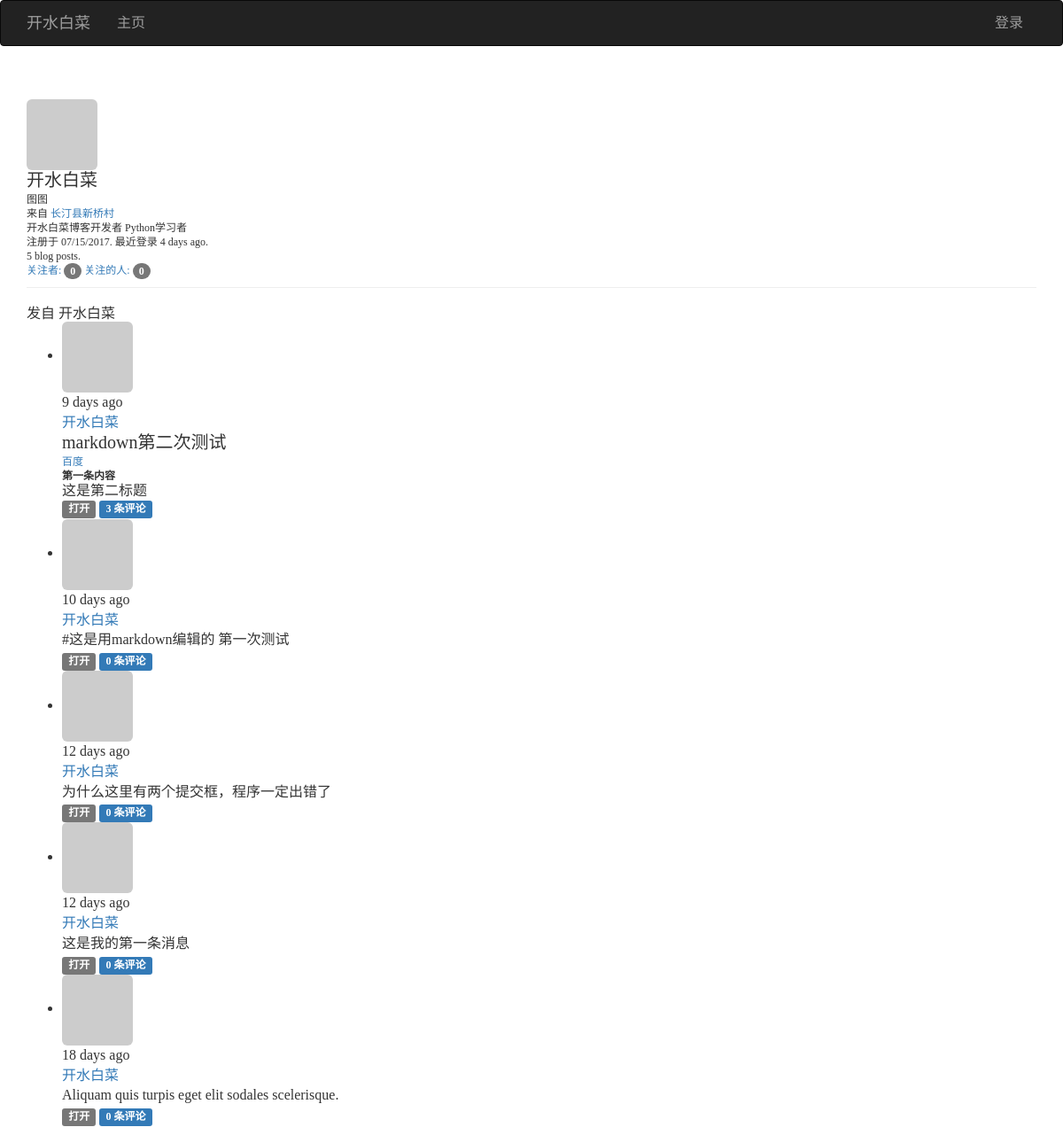
Before: /user/开水白菜 with the older database file.
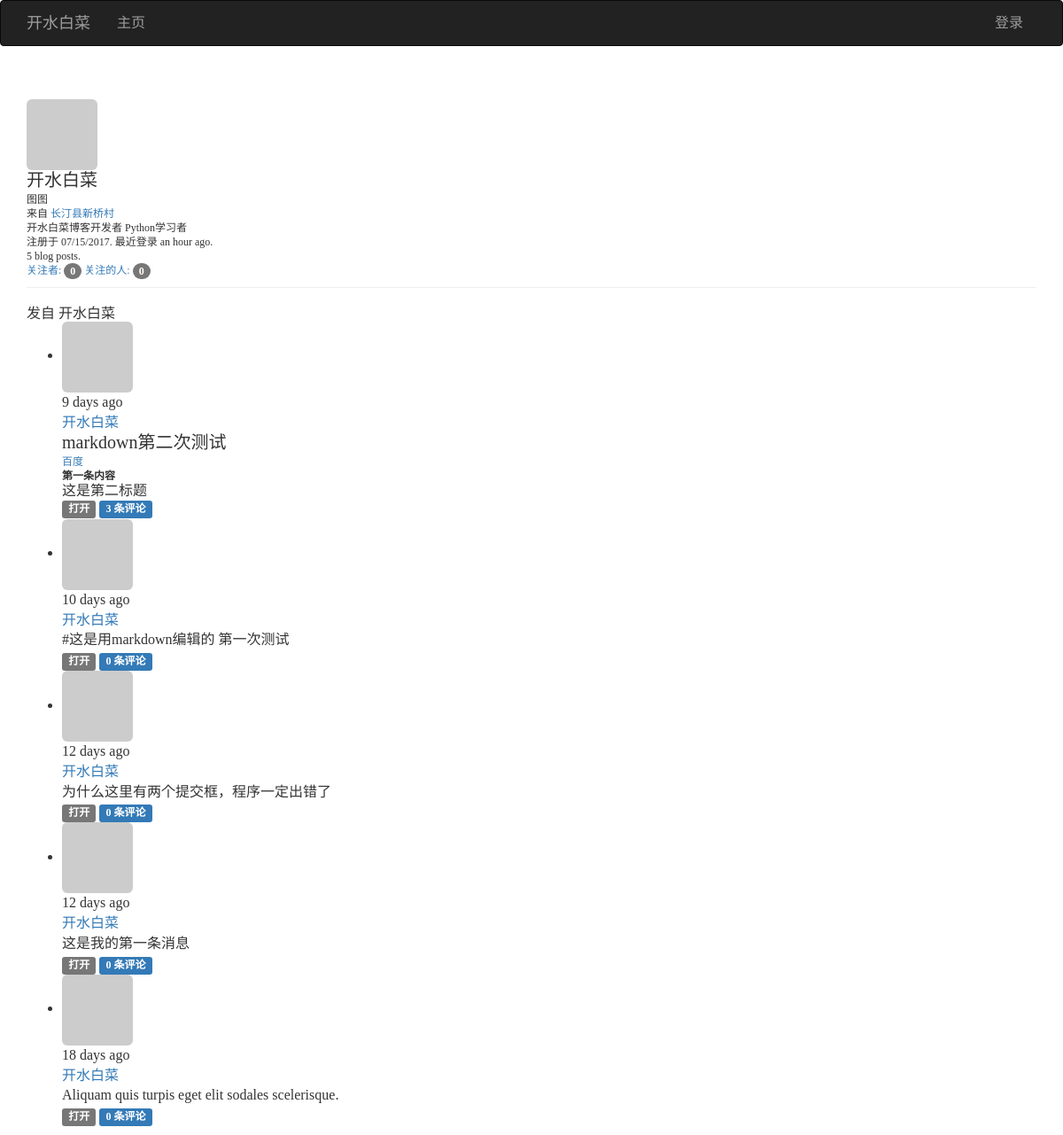
After: the same page with the newer database file.
### app/models.py (models this page shows, shortened)
class User(UserMixin, db.Model):
    __tablename__ = 'users'
    id = db.Column(db.Integer, primary_key=True)
    email = db.Column(db.String(64), unique=True, index=True)
    username = db.Column(db.String(64), unique=True, index=True)
    password_hash = db.Column(db.String(128))
    role_id = db.Column(db.Integer, db.ForeignKey('roles.id'))
    name = db.Column(db.String(64))
    location = db.Column(db.String(64))
    about_me = db.Column(db.Text())
    member_since = db.Column(db.DateTime(), default=datetime.utcnow)
    last_seen = db.Column(db.DateTime(), default=datetime.utcnow)
    password_hash = db.Column(db.String(128))
    confirmed = db.Column(db.Boolean, default=False)
    avatar_hash = db.Column(db.String(32))
    posts = db.relationship('Post', backref='author', lazy='dynamic')
    followed = db.relationship('Follow', foreign_keys=[Follow.follower_id], backref=db.backref('follower', lazy='joined'), lazy='dynamic', cascade='all, delete-orphan')
    followers = db.relationship('Follow',foreign_keys=[Follow.followed_id], backref=db.backref('followed', lazy='joined'), lazy='dynamic', cascade='all, delete-orphan')
    comments = db.relationship('Comment', backref='author', lazy='dynamic')
    @property
    def password(self):
        raise AttributeError('password is not a readable attribute')
    def gravatar(self, size=100, default='identicon', rating='g'):
        if request.is_secure:
            url = 'https://secure.gravatar.com/avatar'
        else:
            url = 'http://www.gravatar.com/avatar'
        hash = hashlib.md5(self.email.encode('utf-8')).hexdigest()
        return '{url}/{hash}?s={size}&d={default}&r={rating}'.format(url=url, hash=hash, size=size, default=default, rating=rating)

class Post(db.Model):
    __tablename__ = 'posts'
    id = db.Column(db.Integer, primary_key=True)
    body = db.Column(db.Text)
    body_html = db.Column(db.Text)
    timestamp = db.Column(db.DateTime, index=True, default=datetime.utcnow)
    author_id = db.Column(db.Integer, db.ForeignKey('users.id'))
    comments = db.relationship('Comment', backref='post', lazy='dynamic')

### app/main/views.py (the view)
@main.route('/user/<username>')
def user(username):
    user = User.query.filter_by(username=username).first_or_404()
    page = request.args.get('page', 1, type=int)
    pagination = user.posts.order_by(Post.timestamp.desc()).paginate(page, per_page=current_app.config['FLASKY_POSTS_PER_PAGE'], error_out=False)
    posts = pagination.items
    return render_template('user.html', user=user, posts=posts, pagination=pagination)

### app/auth/views.py (called while the page is built)
@auth.before_app_request
def before_request():
    if current_user.is_authenticated:
        current_user.ping()
        if not current_user.confirmed and request.endpoint and request.endpoint[:5] != 'auth.' and request.endpoint != 'static':
            return redirect(url_for('auth.unconfirmed'))

### app/main/__init__.py (called while the page is built)
@main.app_context_processor
def inject_permissions():
    return dict(Permission=Permission)

### app/models.py (called while the page is built)
    def can(self, permissions):
        return False

    def is_administrator(self):
        return False

### app/templates/user.html (shortened to what this page needs)
{% extends "base.html" %}
{% block page_content %}
<div class="page-header">
	<img class="img-rounded profile-thumbnail" src="{{ user.gravatar(size=256) }}">
	<div class="profile-header">
		<h1>{{ user.username }}</h1>
		{% if user.name or user.location %}
		<p>
			{% if user.name %}{{ user.name }}<br>{% endif %}
			{% if user.location %}
				来自 <a href="http://maps.baidu.com/?q={{ user.location }}">{{ user.location }}</a></br>
			{% endif %}
		</p>
		{% endif %}
		{% if user.about_me %}<p>{{ user.about_me }}</p>{% endif %}
		<p>注册于 {{ moment(user.member_since).format('L') }}.  最近登录 {{ moment(user.last_seen).fromNow() }}.</p>
		<p>{{ user.posts.count() }} blog posts.</p>
		<p>
			<a href="{{ url_for('.followers', username=user.username) }}">关注者: <span class="badge">{{ user.followers.count() - 1}}</span></a>
			<a href="{{ url_for('.followed_by', username=user.username) }}">关注的人: <span class="badge">{{ user.followed.count() - 1}}</span></a>
		</p>
	</div>
</div>
<h3>发自 {{ user.username }}</h3>
{% include '_posts.html' %}
{% endblock %}

### app/templates/base.html (shortened to what this page needs)
{% extends "bootstrap/base.html" %}
{% block head %}
{{ super() }}
<link rel="stylesheet" type="text/css" href="{{ url_for('static', filename='style.css') }}">
{% endblock %}
{% block navbar %}
<div class="navbar navbar-inverse" role="navigation">
	<div class="container">
		<div class="navbar-header">
			<a class="navbar-brand" href="{{ url_for('main.index') }}">开水白菜</a>
		</div>
		<div class="navbar-collapse collapse">
			<ul class="nav navbar-nav">
				<li><a href="{{ url_for('main.index') }}">主页</a></li>
			</ul>
			<ul class="nav navbar-nav navbar-right">
				{% if current_user.is_authenticated %}
				<li class="dropdown">
					<a href="#" class="dropdown-toggle" data-toggle="dropdown">
						<img src="{{current_user.gravatar(size=18) }}">
						账户<b class="caret"></b>
					</a>
					<ul class"dropdown-menu">
						<li><a href="{{ url_for('auth.change_password') }}">修改密码</a></li>
						<li><a href="{{ url_for('auth.change_email_request') }}">修改邮箱</a></li>
						<li><a href="{{ url_for('auth.logout') }}">登出</a></li>
					</ul>
				</li>
				{% else %}
				<li><a href="{{ url_for('auth.login') }}">登录</a></li>
				{% endif %}
			</ul>
		</div>
	</div>
</div>
{% endblock %}
{% block content %}
<div class="container">
	{% block page_content %}{% endblock %}
</div>
{% endblock %}

### app/templates/_posts.html (shortened to what this page needs)
<ul class="posts">
	{% for post in posts %}
	<li class="post">
		<div class="post-thumbnail">
			<a href="{{ url_for('.user', username=post.author.username) }}">
				<img class="img-rounded profile-thumbnail" src="{{ post.author.gravatar(size=40) }}">
			</a>
		</div>
		<div class="post-content">
			<div class="post-date">{{ moment(post.timestamp).fromNow() }}</div>
			<div class="post-author"><a href="{{ url_for('.user', username=post.author.username) }}">{{ post.author.username }}</a></div>
			<div class="post-body">
				{% if post.body_html %}
					{{ post.body_html | safe }}
				{% else %}
					{{ post.body }}
				{% endif %}
			</div>
			<div class="post-footer">
				<a href="{{ url_for('.post', id=post.id) }}">
					<span class="label label-default">打开</span>
				</a>
				<a href="{{ url_for('.post', id=post.id) }}#comments">
					<span class="label label-primary">{{ post.comments.count() }} 条评论</span>
				</a>
			</div>
		</div>
	</li>
	{% endfor %}
</ul>

### tmp/coverage/style.css (style rules this page uses)
html, body, h1, h2, h3, p, table, td, th { margin: 0; padding: 0; border: 0; outline: 0; font-weight: inherit; font-style: inherit; font-size: 100%; font-family: inherit; vertical-align: baseline; }
body { font-family: georgia, serif; font-size: 1em; }
html>body { font-size: 16px; }
p { font-size: .75em; line-height: 1.33333333em; }
h1 { font-size: 1.25em; display: inline-block; }

Changed rows visible on the page:
changed User "开水白菜": last_seen "4 days ago" → "an hour ago"
